Frame 1 (no input): blank canvas, image omitted
Frame 60 (the mouse pressed at the canvas centre just before this capture): blank canvas, image omitted
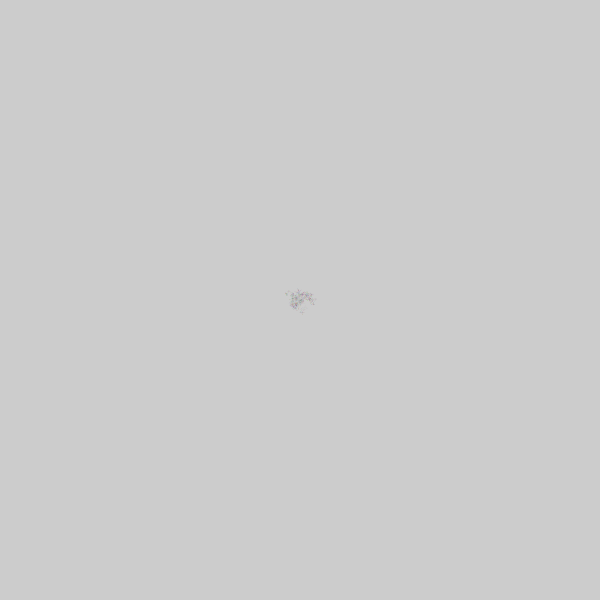
Frame 120 (the mouse held since frame 60 and released just before this capture)

The Processing sketch whose frames 1 and 60 were blank and that drew this single picture after the mouse press (run headless with seeded random() and noise(); from frame 60 on, the mouse is pressed at the canvas centre):

// Processing sketch: processing_131205
// ── processing_131205.pde

/*
======
 SCIMA-300-03 Homework 02_v1
 William Felker 
 20140204
 ======
 */
Circle[] crclLight;
Circle[] crclDark;
void setup() {
  size(600, 600);
  crclLight = new Circle[1000];
  crclDark = new Circle[25];
  for (int i=0; i< crclLight.length; i++) {
    crclLight[i] = new Circle(width/2, height/2, i, 44 ); // xPos, yPos, zPos, id
  }
}
void draw() {
  //background(255);

  for (int i = 0; i < crclDark.length;i++) {
    crclLight[i].move();
    crclLight[i].collide();
    crclLight[i].collision(mouseX,mouseY);
    crclLight[i].display();
  }
}

class Circle {
  //===Variables===
  float xPos, yPos, zPos,colorR, colorG,colorB;
  float speed;
  int id;
  Circle(float _xPos, float _yPos, float _zPos, int _id) {
    xPos = _xPos; //X position
    yPos = _yPos; //Y position
    zPos = _zPos; //Z position for scaling
    id = _id;//
    speed = 1;//
  }
  //===METHODS===
  void move() {
    xPos += random(-speed, speed);
    yPos += random(-speed, speed);
    zPos += random(speed, speed);
    speed += .0001;
  }
  void display() {
    smooth();
    noStroke();
    //fill(255);
    //fill(colorR,colorG,colorB);
    ellipse(xPos, yPos, zPos*.003, zPos*.003);
  }
  void collision(float xOver, float yOver) {
    if (xOver >xPos &&xOver<xPos + 10 && yOver >yPos && yOver<yPos + 10 ) {//buttons
      smooth();
      fill(random(255),random(255),random(255));
      //setSpeed(0);
    }
  }
  void collide() {
    for (int i =0; i< crclLight.length; i++) {
      if (id !=i) {// then yor not looking at your self its abother bot
        collision(crclLight[i].getX(), crclLight[i].getY());
      }
    }
  }
  float getX() {
    return xPos;
  }
  float getY() {
    return yPos;
  }
}
